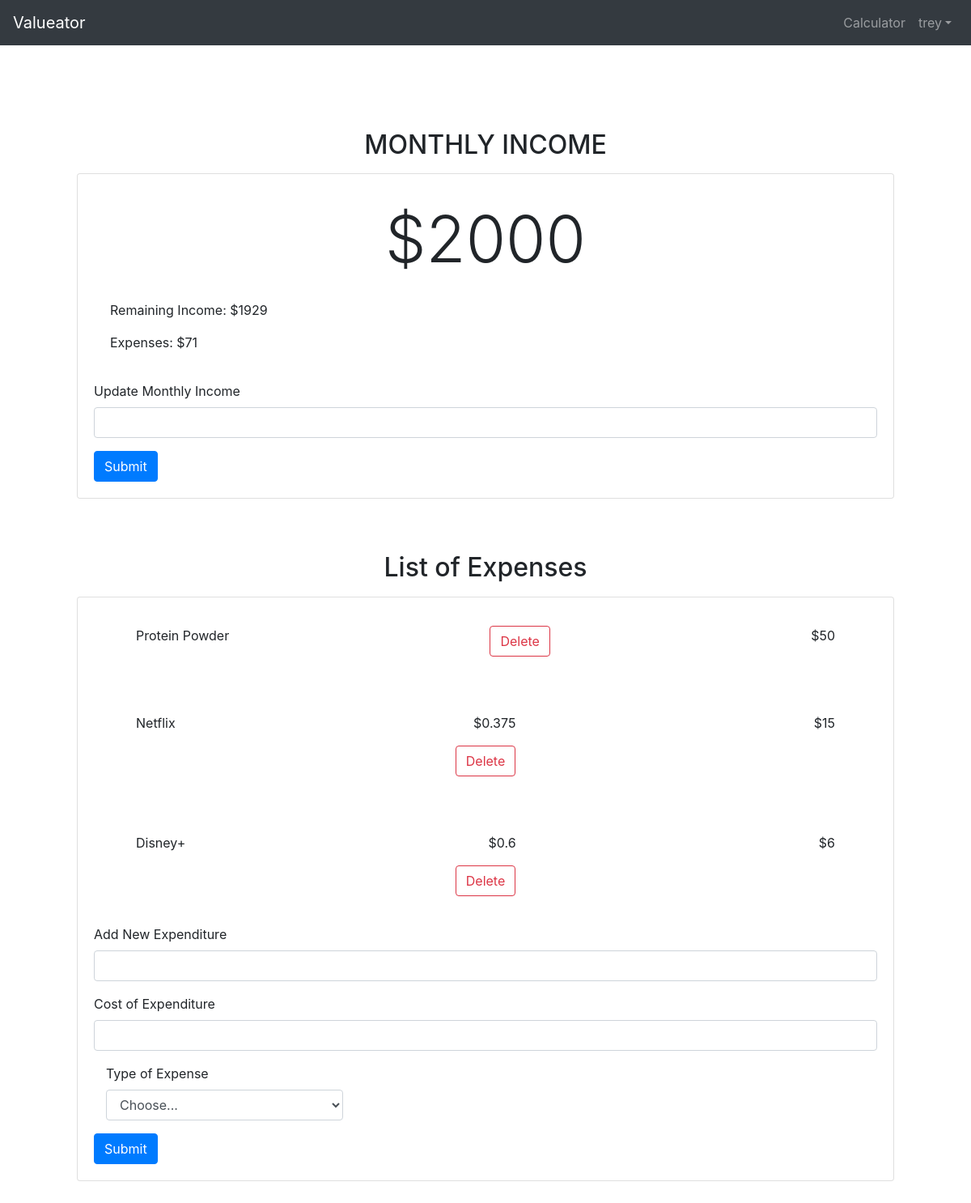
/calculator/ (signed in), run on an earlier commit of the app's database.
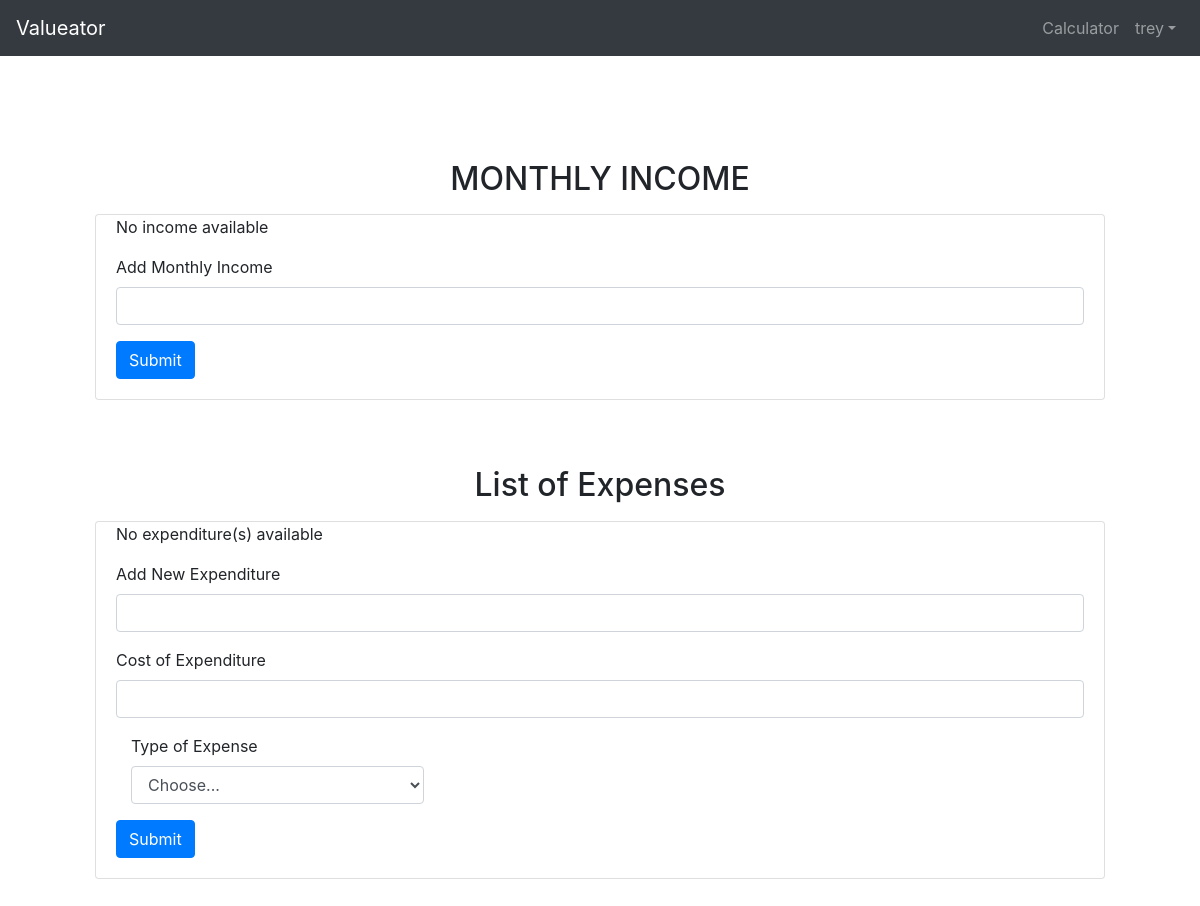
And on a later commit of the database.
### Calculator/models.py (models this page shows, shortened)
class Income(models.Model):
    income_text = models.IntegerField(validators=[MinValueValidator(0),MaxValueValidator(1000000)])
    user = models.ForeignKey(settings.AUTH_USER_MODEL, on_delete=models.CASCADE)

class Expenditure(models.Model):
    expenditure_text = models.CharField(max_length=50)
    expenditure_price = models.IntegerField(validators=[MinValueValidator(0),MaxValueValidator(1000000)])
    user = models.ForeignKey(settings.AUTH_USER_MODEL, on_delete=models.CASCADE)
    topic = models.ForeignKey(Topics, on_delete=models.CASCADE, null=True)
    sub_hours = models.IntegerField(validators=[MinValueValidator(0),MaxValueValidator(744)], blank=True, null=True)

### Calculator/views.py (the view)
# urls.py: path('', views.calculator, name='calculator'),
def calculator(request):
    try:
        latest_income_list = Income.objects.get(user = request.user)
        latest_expenditure_list = Expenditure.objects.filter(user = request.user)
        topics_list = Topics.objects.all()
        totalExpenditureCost = 0
        hourly_rate_list = []
        for expense in latest_expenditure_list:
            totalExpenditureCost += expense.expenditure_price
            if expense.topic.topic_text == "Digital Subscription":
                if expense.sub_hours > 0:
                    hourly_rate = expense.expenditure_price/expense.sub_hours
                else:
                    hourly_rate = 0
                hourly_rate_list.append(hourly_rate)
            else:
                hourly_rate_list.append(-1)
        remainingIncome = latest_income_list.income_text - totalExpenditureCost
        fusion = zip(latest_expenditure_list, hourly_rate_list)
        context = {
            'latest_income': latest_income_list,
            'fusion': fusion,
            'topics_list': topics_list,
            'totalExpenditureCost': totalExpenditureCost,
            'remainingIncome': remainingIncome
        }
        print(context)
        return render(request, "Calculator/calculator.html", context)
    except:
        return render(request, "Calculator/calculator.html")

### Calculator/models.py (called while the page is built)
    def __str__(self):
        return self.topic_text

### Calculator/templates/Calculator/calculator.html (shortened to what this page needs)
{% extends 'base.html' %}
{% load static %}
{% block extrahead %}
<link rel="stylesheet" type="text/css" href="{% static 'css/calculator.css' %}">
{% endblock %}
{% block content %}
<div class="page-container" id="page-body">
    {% if user.is_authenticated %}
    <div class='income-section'>
        <h2 class='text-center mb-3'>MONTHLY INCOME</h2>
        <div class='card mb-3'>
        {%if latest_income %}
                <div class='card-body'>
                    <p class='lead'>${{ latest_income.income_text }}</p>
                    <p class='r-income'>Remaining Income: ${{ remainingIncome }}</p>
                    <p class='exp-total'>Expenses: ${{ totalExpenditureCost }}</p>
                </div>
                <form method='POST' action="{% url 'Calculator:addIncome' %}">
                    <div class='form-group'>
                        <label for='add-income'>Update Monthly Income</label>
                        <input class='form-control' id='add-income' name='income_text'>
                    </div>
                    <button type="submit" class="btn btn-primary">Submit</button>
                </form>
        {% else %}
            <p>No income available</p>
            <form method='POST' action="{% url 'Calculator:addIncome' %}">
                <div class='form-group'>
                    <label for='add-income'>Add Monthly Income</label>
                    <input class='form-control' id='add-income' name='income_text'>
                </div>
                <button type="submit" class="btn btn-primary">Submit</button>
            </form>
        {% endif %}
        </div>
    </div>
    <div class='expenditure-list'>
        <h2 class='text-center mb-3'>List of Expenses</h2>
        <div class='card mb-3'>
        {%if fusion %}
            {% for expenditure, hourly in fusion %}
                    <div class='card-body'>
                        <div class='exp-info'>
                            <p class='exp-name'>{{ expenditure.expenditure_text }}</p>
                            <p class='exp-cost'>${{ expenditure.expenditure_price }}</p>
                            {% if hourly > -1 %}
                                {% if hourly == 0 %}
                                    <p>You have not been using this subscription!</p>
                                {% else %}
                                    <p>${{hourly}}</p>
                                {% endif %}
                            {% endif %}
                            <form method='POST' action="{% url 'Calculator:deleteExpenditure' expenditure.id %}">
                                <button type="submit" class="btn btn-outline-danger">Delete</button>
                            </form>
                        </div>
                    </div>
            {% endfor %}
            <form method='POST' action="{% url 'Calculator:addExpenditure' %}">
                <div class='form-group'>
                    <label for='add-expenditure'>Add New Expenditure</label>
                    <input class='form-control' id='add-expenditure' name='expenditure_text'>
                </div>
                <div class='form-group'>
                    <label for='add-expenditure-price'>Cost of Expenditure</label>
                    <input class='form-control' id='add-expenditure-price' name='expenditure_price'>
                </div>
                <div class="form-group col-md-4">
                    <div id="exp-type">
                        <label for="topic_text">Type of Expense</label>
                        <select id="topic_text" class="form-control" name="topic_text">
                        <option selected>Choose...</option>
                        </select>
                    </div>
                </div>
                <button type="submit" class="btn btn-primary">Submit</button>
            </form>
        {% else %}
            <p>No expenditure(s) available</p>
            <form method='POST' action="{% url 'Calculator:addExpenditure' %}">
                <div class='form-group'>
                    <label for='add-expenditure'>Add New Expenditure</label>
                    <input class='form-control' id='add-expenditure' name='expenditure_text'>
                </div>
                <div class='form-group'>
                    <label for='add-expenditure-price'>Cost of Expenditure</label>
                    <input class='form-control' id='add-expenditure-price' name='expenditure_price'>
                </div>
                <div class="form-group col-md-4">
                    <div id="exp-type">
                    <label for="topic_text">Type of Expense</label>
                    <select id="topic_text" class="form-control" name="topic_text">
                      <option selected>Choose...</option>
                    </select>
                    </div>
                </div>
                <button type="submit" class="btn btn-primary">Submit</button>
            </form>
        {% endif %}
        </div>
    </div>
    {% else %}
    <h1>You must login to be able to use the calculator</h1>
    {% endif %}
</div>
    {% endblock %}

### templates/base.html (shortened to what this page needs)
{% load static %}
<!DOCTYPE html>
<html lang="en">
<head>
    <link rel="stylesheet" href="https://stackpath.bootstrapcdn.com/bootstrap/4.4.1/css/bootstrap.min.css"
>
{% block extrahead %}{% endblock %}
</head>
<body>
    {% include 'partials/_navbar.html' %}
    <div class="container">
        {% block content %}{% endblock %}
    </div>
</body>
</html>

### templates/partials/_navbar.html (shortened to what this page needs)
<nav class="navbar fixed-top navbar-dark bg-dark navbar-expand-sm navbar-content">
    <a class="navbar-brand" href='/'>Valueator</a>
    <div class="collapse navbar-collapse" id="nav">
    <ul class="navbar-nav ml-auto">
        {% if user.is_authenticated %}
            <li class="nav-item">
                <a class="nav-link" href="/calculator/">Calculator</a>
            </li>
        {% endif %}
            {% if user.is_authenticated %}
            <li class="nav-item dropdown">
                    <a class="nav-link dropdown-toggle" href="#" data-toggle="dropdown">{{ user.username }}</a>
            </li>
    {% else %}
            <li class="nav-item">
                    <a class="nav-link" href="{% url 'General:login' %}">Login/Register</a>
            </li>
    {% endif %}
    </ul>
    </div>
</nav>

### Calculator/static/css/calculator.css (style rules this page uses)
.page-container { margin-top: 10rem; margin-bottom: 50px; margin-right: 50px; margin-left: 50px; }
.card { padding-bottom: 20px; padding-left: 20px; padding-right: 20px; }
.income-section { padding-bottom: 50px; }

What changed in the data, as far as the page shows it:
no longer on this page (row edited): Income: income_text "2000"
no longer on this page (row unchanged): Expenditure: expenditure_text "Protein Powder", expenditure_price "50"
removed Expenditure: expenditure_text "Netflix", expenditure_price "15", hourly "0.375"
removed Expenditure: expenditure_text "Disney+", expenditure_price "6", hourly "0.6"
Also different on the page:
form field topic_text: (not shown) → "Choose..."
{{ remainingIncome }}: "1929" → (not shown)
{{ totalExpenditureCost }}: "71" → (not shown)
form field topic_text: "Choose..." → (not shown)
text no longer shown: "$ Remaining Income: $ Expenses: $ Update Monthly Income"
text now shown: "No income available Add Monthly Income No expenditure(s) available"
